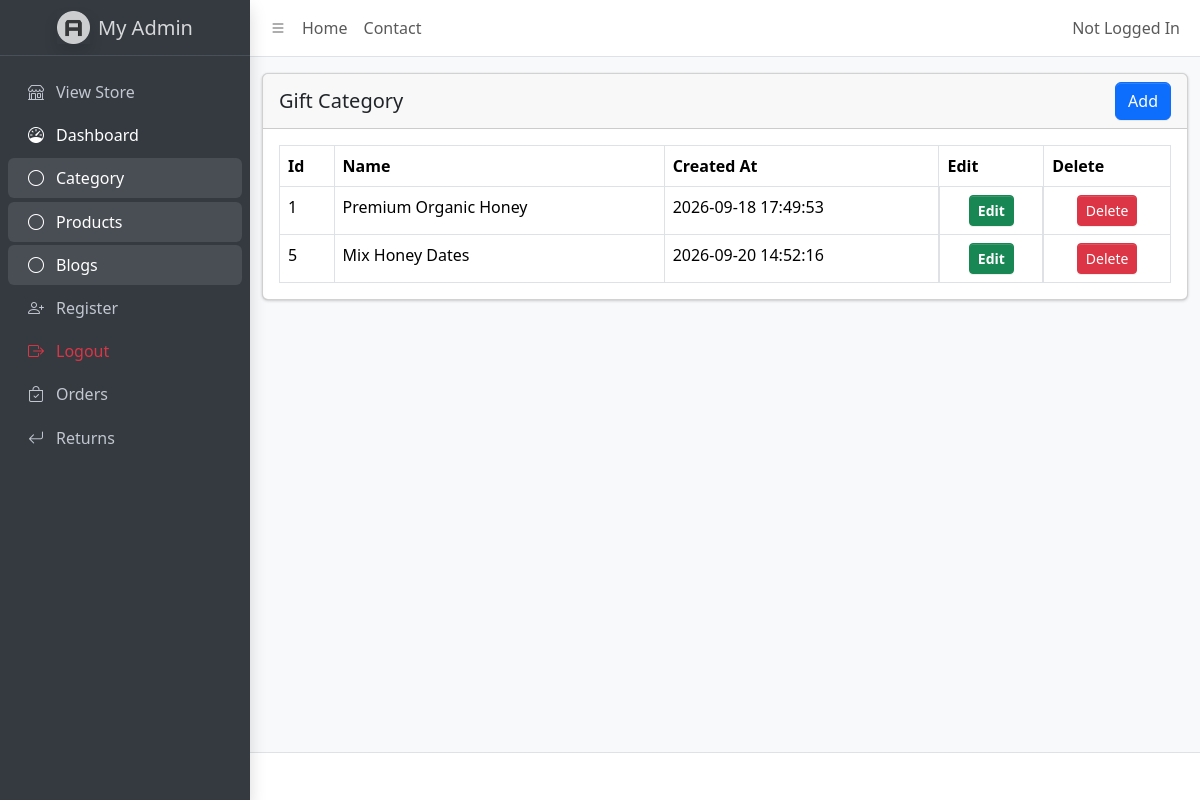
/admin/category.php (signed in), run on the app's committed database.
### tables this page shows
CREATE TABLE `categories` (
  `id` int(10) UNSIGNED NOT NULL,
  `name` varchar(150) NOT NULL,
  `slug` varchar(180) NOT NULL,
  `description` text DEFAULT NULL,
  `trending` tinyint(1) NOT NULL DEFAULT 0,
  `status` tinyint(1) NOT NULL DEFAULT 1,
  `created_at` timestamp NOT NULL DEFAULT current_timestamp()
);

### admin/category.php (the view, shortened to what this page needs)
<!DOCTYPE html>
<html lang="en">
<head>
    <?php include 'assets.php'; ?>
</head>
<body class="layout-fixed sidebar-expand-lg sidebar-open bg-body-tertiary">
    <div class="app-wrapper">
        <?php
        include 'header.php';
        include 'aside.php';
        ?>
        <div class="content mt-3">
            <div class="container">
                <div class="row">
                    <div class="col-md-12">
                        <div class="card">
                            <div class="card-header d-flex align-items-center">
                                <h5 class="mb-0">Gift Category</h5>
                                <a href="#" class="btn btn-primary ms-auto" data-bs-toggle="modal" data-bs-target="#categoryModal">Add</a>
                            </div>
                            <div class="card-body">
                                <table class="table table-bordered">
                                    <thead>
                                        <tr>
                                            <th>Id</th>
                                            <th>Name</th>
                                            <th>Created At</th>
                                            <th>Edit</th>
                                            <th>Delete</th>
                                        </tr>
                                    <tbody>
                                        <?php
                                        $query = " SELECT * FROM categories";
                                        $query_run = mysqli_query($conn, $query);
                                        if (mysqli_num_rows($query_run) > 0) {
                                            foreach ($query_run as $cateitem) {
                                        ?>
                                                <tr>
                                                    <td><?= $cateitem['id']; ?></td>
                                                    <td><?= $cateitem['name']; ?></td>
                                                    <td><?= $cateitem['created_at']; ?></td>
                                                    <td class="d-flex justify-content-center">
                                                        <a href="cotegory-edit.php?id=<?= $cateitem['id']; ?>"
                                                            class="btn fw-bold btn-sm btn-success">
                                                            Edit
                                                        </a>
                                                    </td>
                                                    <td class="text-center">
                                                        <form action="code.php" method="POST">
                                                            <button class="btn btn-sm fe-bold btn-danger" type="submit" name="cate_delete">Delete</button>
                                                        </form>
                                                    </td>
                                                </tr>
                                            <?php
                                            }
                                        } else {
                                            ?>
                                            <tr>
                                                <td colspan="6">No Record Found</td>
                                            </tr>
                                        <?php
                                        }
                                        ?>
                                    </tbody>
                                    </thead>
                                </table>
                            </div>
                        </div>
                    </div>
                </div>
            </div>
        </div>
        <?php include 'footer.php'; ?>
    </div>
</body>
</html>

### data on the page
categories: id "1", name "Premium Organic Honey", created_at "2026-09-18 17:49:53"
categories: id "5", name "Mix Honey Dates", created_at "2026-09-20 14:52:16"

### other printed values
$userName "Not Logged In"
